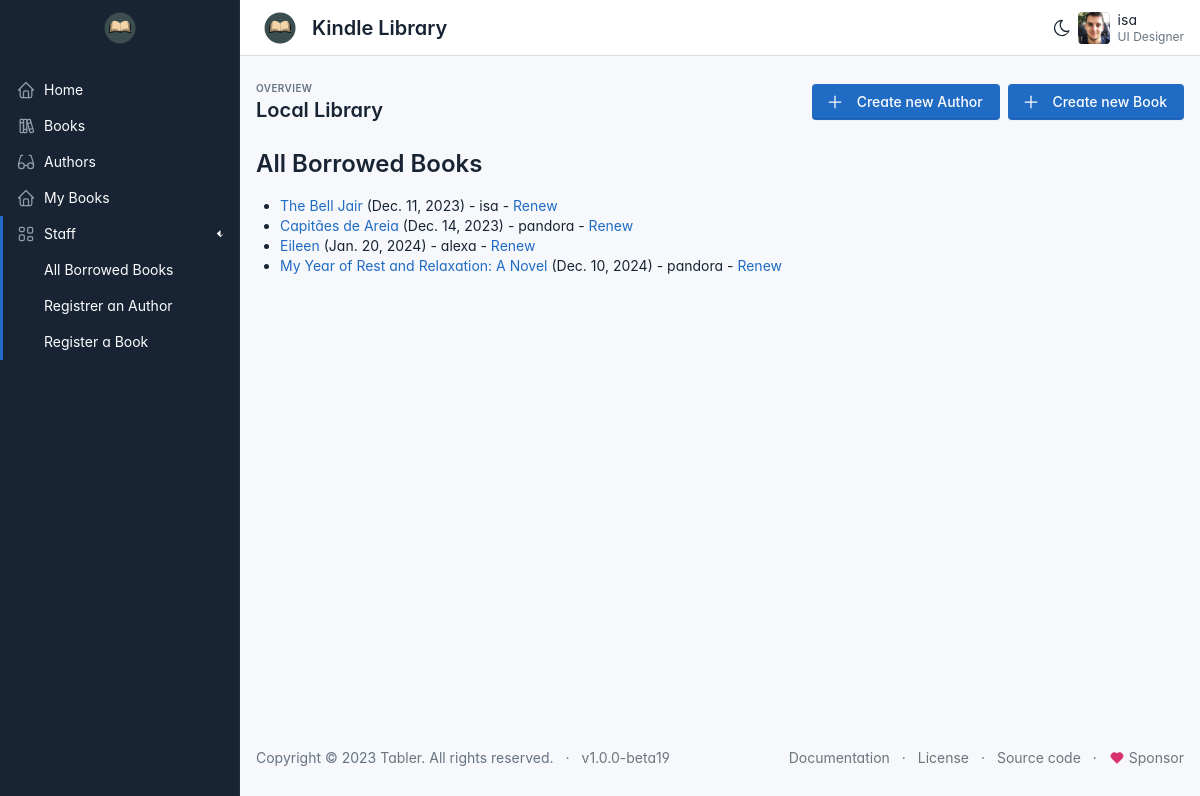
The page /allbooks/ (signed in) on the database its author committed.
### catalog/models.py (models this page shows, shortened)
class BookInstance(models.Model):
    id = models.UUIDField(primary_key=True, default=uuid.uuid4, help_text='Unique ID for this particular book across whole library')
    book = models.ForeignKey('Book', on_delete=models.RESTRICT,
    null=True)
    imprint = models.CharField(max_length=200)
    due_back = models.DateField(null=True, blank=True)
    borrower = models.ForeignKey(User, on_delete=models.SET_NULL, null=True, blank=True)
    LOAN_STATUS = (
        ('m', 'Maintence'),
        ('o', 'On loan'),
        ('a', 'Avaiable'),
        ('r', 'Reserved'),
    )
    status = models.CharField(
        max_length=1,
        choices=LOAN_STATUS,
        blank=True,
        default='m',
        help_text='Book availability',
    )
    class Meta:
        ordering=['due_back']
        permissions = (("can_mark_returned", "Set book as returned"),)
    def is_overdue(self):
        return bool(self.due_back and date.today() > self.due_back)

class Book(models.Model):
    title = models.CharField(max_length=200)
    author = models.ForeignKey('Author', on_delete=models.RESTRICT, null=True)
    summary = models.TextField(max_length=1000, help_text="Enter a brief description of the book")
    isbn = models.CharField('ISBN', max_length=13, help_text="13 Character <a href='https://www.isbn-international.org/content/what-isbn'>ISBN</a>")
    genre = models.ManyToManyField(Genre, help_text='Select a genre for this book')
    language = models.ForeignKey('Language', on_delete=models.SET_NULL, null=True)
    class Meta:
        ordering = ['title', 'author']
    def display_genre(self):
        return ','. join(genre.name for genre in self.genre.all()[:3])
    display_genre.short_description = 'Genre'

### catalog/views.py (the view)
# urls.py: path(r'allbooks/', views.LoanedBooksForLIbraryans.as_view(), name="allbooks-borrowed"),
class LoanedBooksForLIbraryans(PermissionRequiredMixin, generic.ListView):
    model = BookInstance
    permission_required = 'catalog.can_mark_returned'
    template_name = 'catalog/bookinstance_list_borrowed_libraryans.html'
    paginate_bt = 10
    def get_queryset(self):
        return (
            BookInstance.objects.filter(status__exact='o').order_by('due_back')
        )

### catalog/templates/catalog/bookinstance_list_borrowed_libraryans.html
{% extends 'base.html' %}
{% block content %}
    <h1>All Borrowed Books </h1>
    {% if bookinstance_list %}
    <ul>
        {% for bookinst in bookinstance_list%}
        <li class="{% if bookinst.is_overdue %}text-danger{% elif bookinst.is_overdue %}text-warning{% endif %}">
            <a href="{% url 'book-detail' bookinst.book.pk %}">{{ bookinst.book.title}}</a>
            ({{ bookinst.due_back}}) {% if user.is_staff %} - {{ bookinst.borrower }} {% endif %}{% if perms.catalog.can_mark_returned %} - <a href="{% url 'renew-book-librarian' bookinst.id %}">Renew</a> {% endif %}
        </li>
        {% endfor %}
    </ul>
    {% else %}
    <p>There is no books borrowed.</p>
    {% endif %}
{% endblock %}

### catalog/templates/base.html (shortened to what this page needs)
<!doctype html>
<html lang="en">
  <head>
    <link href="https://cdn.jsdelivr.net/npm/bootstrap@5.3.2/dist/css/bootstrap.min.css" rel="stylesheet">
    {% load static %}
    <link href="{% static 'dist/css/tabler.min.css' %}" rel="stylesheet"/>
    <link href="{% static  'dist/css/tabler-flags.min.css' %}" rel="stylesheet"/>
    <link href="{% static 'dist/css/tabler-payments.min.css' %}" rel="stylesheet"/>
    <link href="{% static 'dist/css/tabler-vendors.min.css' %}" rel="stylesheet"/>
    <link href="{% static 'dist/css/demo.min.css' %}" rel="stylesheet"/>
  </head>
  <body >
     <div class="page">
      <aside class="navbar navbar-vertical navbar-expand-lg" data-bs-theme="dark">
        <div class="container-fluid">
          <h1 class="navbar-brand navbar-brand">
            <a href="{% url 'index' %}">
              <img src="{% static 'livro.png' %}" width="110" height="32" alt="Tabler" class="navbar-brand-image">
            </a>
          </h1>
          <div class="collapse navbar-collapse" id="sidebar-menu">
            <ul class="navbar-nav pt-lg-3">
              <li class="nav-item">
                <a class="nav-link" href="{% url 'index' %}" >
                  <span class="nav-link-icon d-md-none d-lg-inline-block">
                  </span>
                  <span class="nav-link-title">
                    Home
                  </span>
                </a>
              </li>
              <li class="nav-item">
                <a class="nav-link" href="{% url 'books' %}" >
                  <span class="nav-link-icon d-md-none d-lg-inline-block">
                  </span>
                  <span class="nav-link-title">
                    Books
                  </span>
                </a>
              </li>
              <li class="nav-item">
                <a class="nav-link" href="{% url 'authors' %}" >
                  <span class="nav-link-icon d-md-none d-lg-inline-block">
                  </span>
                  <span class="nav-link-title">
                    Authors
                  </span>
                </a>
              </li>
              {% if user.is_authenticated %}
                <li class="nav-item">
                  <a class="nav-link" href="{% url 'my-borrowed' %}" >
                    <span class="nav-link-icon d-md-none d-lg-inline-block">
                    </span>
                    <span class="nav-link-title">
                      My Books
                    </span>
                  </a>
                </li>
                {% if request.user.is_staff %}
                  <li class="nav-item active dropdown">
                    <a class="nav-link dropdown-toggle" href="#navbar-layout" data-bs-toggle="dropdown" data-bs-auto-close="false" role="button" aria-expanded="true" >
                      <span class="nav-link-icon d-md-none d-lg-inline-block">
                      </span>
                      <span class="nav-link-title">
                        Staff
                      </span>
                    </a>
                    <div class="dropdown-menu show">
                      <div class="dropdown-menu-columns">
                        <div class="dropdown-menu-column">
                          <a class="dropdown-item" href="{% url 'allbooks-borrowed' %}">
                            All Borrowed Books
                          </a>
                          <a class="dropdown-item" href="{% url 'author-create' %}">
                            Registrer an Author
                          </a>
                          <a class="dropdown-item" href="{% url 'book-create' %}">
                              Register a Book
                          </a>
                        </div>
                      </div>
                    </div>
                  </li>
                {% endif %}
              {% endif %}
            </ul>
          </div>
        </div>
      </aside>
      <header class="navbar navbar-expand-md d-none d-lg-flex d-print-none" >
        <div class="container-xl">
          <h1 class="navbar-brand navbar-brand-autodark d-none-navbar-horizontal pe-0 pe-md-3">
            <a href="{% url 'index' %}">
              <img src="{% static 'livro.png' %}" width="110" height="32" alt="Tabler" class="navbar-brand-image">
            </a>
            {% block name %}
            Kindle Library
            {% endblock %}
          </h1>
          <div class="navbar-nav flex-row order-md-last">
            <div class="d-none d-md-flex">
              <a href="?theme=dark" class="nav-link px-0 hide-theme-dark" title="Enable dark mode" data-bs-toggle="tooltip"
		            data-bs-placement="bottom">
              </a>
            </div>
            {% if user.is_authenticated %}
              <div class="nav-item dropdown">
                <a href="#" class="nav-link d-flex lh-1 text-reset p-0" data-bs-toggle="dropdown" aria-label="Open user menu">
                <span class="avatar avatar-sm" style="background-image: url({% static 'avatars/000m.jpg' %})"></span>
                <div class="d-none d-xl-block ps-2">
                  <div>{{ user.get_username }}</div>
                    <div class="mt-1 small text-muted">UI Designer</div>
                    </div>
                </a>
              </div>
            {% endif %}
          </div>
        </div>
      </header>
      <div class="page-wrapper">
        <div class="page-header d-print-none">
          <div class="container-xl">
            <div class="row g-2 align-items-center">
              <div class="col">
                <div class="page-pretitle">
                  Overview
                </div>
                <h2 class="page-title">
                {% block title %}
                  Local Library
                {% endblock %}
                </h2>
              </div>
              {% if user.is_authenticated %}
               {% if request.user.is_staff %}
                  <div class="col-auto ms-auto d-print-none">
                    <div class="btn-list">
                      <a href="#" class="btn btn-primary d-none d-sm-inline-block" data-bs-toggle="modal" data-bs-target="#modal-report">
                        <svg xmlns="http://www.w3.org/2000/svg" class="icon" width="24" height="24" viewBox="0 0 24 24" stroke-width="2" stroke="currentColor" fill="none" stroke-linecap="round" stroke-linejoin="round"><path stroke="none" d="M0 0h24v24H0z" fill="none"/><path d="M12 5l0 14" /><path d="M5 12l14 0" /></svg>
                        Create new Author
                      </a>
                    </div>
                  </div>
                  <div class="col-auto ms-auto d-print-none">
                    <div class="btn-list">
                      <a href="#" class="btn btn-primary d-none d-sm-inline-block" data-bs-toggle="modal" data-bs-target="#modal-report">
                        <svg xmlns="http://www.w3.org/2000/svg" class="icon" width="24" height="24" viewBox="0 0 24 24" stroke-width="2" stroke="currentColor" fill="none" stroke-linecap="round" stroke-linejoin="round"><path stroke="none" d="M0 0h24v24H0z" fill="none"/><path d="M12 5l0 14" /><path d="M5 12l14 0" /></svg>
                        Create new Book
                      </a>
                    </div>
                  </div>
                {% endif %}
              {% endif %}
            </div>
          </div>
        </div>
        <div class="page-body">
          <div class="container-xl">
            {% block content %}
            {% endblock %}
          </div>
        </div>
        <footer class="footer footer-transparent d-print-none">
          <div class="container-xl">
            <div class="row text-center align-items-center flex-row-reverse">
              <div class="col-lg-auto ms-lg-auto">
                <ul class="list-inline list-inline-dots mb-0">
                  <li class="list-inline-item"><a href="https://tabler.io/docs" target="_blank" class="link-secondary" rel="noopener">Documentation</a></li>
                  <li class="list-inline-item"><a href="./license.html" class="link-secondary">License</a></li>
                  <li class="list-inline-item"><a href="https://github.com/tabler/tabler" target="_blank" class="link-secondary" rel="noopener">Source code</a></li>
                  <li class="list-inline-item">
                    <a href="https://github.com/sponsors/codecalm" target="_blank" class="link-secondary" rel="noopener">
                      Sponsor
                    </a>
                  </li>
                </ul>
              </div>
              <div class="col-12 col-lg-auto mt-3 mt-lg-0">
                <ul class="list-inline list-inline-dots mb-0">
                  <li class="list-inline-item">
                    Copyright &copy; 2023
                    <a href="." class="link-secondary">Tabler</a>.
                    All rights reserved.
                  </li>
                  <li class="list-inline-item">
                    <a href="./changelog.html" class="link-secondary" rel="noopener">
                      v1.0.0-beta19
                    </a>
                  </li>
                </ul>
              </div>
            </div>
          </div>
        </footer>
      </div>
    </div>
  </body>
</html>

### catalog/templates/base.html (style rules this page uses)
:root { --tblr-font-sans-serif: 'Inter Var', -apple-system, BlinkMacSystemFont, San Francisco, Segoe UI, Roboto, Helvetica Neue, sans-serif; }
body { font-feature-settings: "cv03", "cv04", "cv11"; }

### rows shown on the page
BookInstance: book "The Bell Jair", due_back "Dec. 11, 2023", borrower "isa"
BookInstance: book "Capitães de Areia", due_back "Dec. 14, 2023", borrower "pandora"
BookInstance: book "Eileen", due_back "Jan. 20, 2024", borrower "alexa"
BookInstance: book "My Year of Rest and Relaxation: A Novel", due_back "Dec. 10, 2024", borrower "pandora"

### other values the page prints
{{ user.get_username }} "isa"
